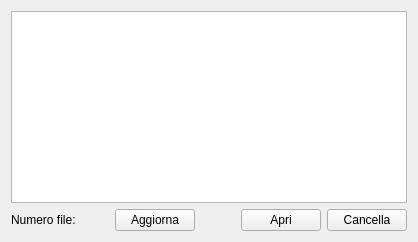
        <widget class="QWidget" name="tab_3">
         <attribute name="title">
          <string>File versione</string>
         </attribute>
         <layout class="QVBoxLayout" name="verticalLayout_6">
          <item>
           <widget class="QListWidget" name="objectsView"/>
          </item>
          <item>
           <layout class="QGridLayout" name="gridLayout_3">
            <item row="1" column="3">
             <spacer name="horizontalSpacer_2">
              <property name="orientation">
               <enum>Qt::Horizontal</enum>
              </property>
              <property name="sizeType">
               <enum>QSizePolicy::Fixed</enum>
              </property>
              <property name="sizeHint" stdset="0">
               <size>
                <width>40</width>
                <height>20</height>
               </size>
              </property>
             </spacer>
            </item>
            <item row="1" column="0">
             <widget class="QLabel" name="filesNum">
              <property name="text">
               <string>Numero file: </string>
              </property>
             </widget>
            </item>
            <item row="1" column="2">
             <widget class="QPushButton" name="pushButton">
              <property name="text">
               <string>Aggiorna</string>
              </property>
             </widget>
            </item>
            <item row="1" column="4">
             <widget class="QPushButton" name="openFileBtn">
              <property name="text">
               <string>Apri</string>
              </property>
             </widget>
            </item>
            <item row="1" column="1">
             <spacer name="horizontalSpacer">
              <property name="orientation">
               <enum>Qt::Horizontal</enum>
              </property>
              <property name="sizeType">
               <enum>QSizePolicy::Fixed</enum>
              </property>
              <property name="sizeHint" stdset="0">
               <size>
                <width>30</width>
                <height>20</height>
               </size>
              </property>
             </spacer>
            </item>
            <item row="1" column="5">
             <widget class="QPushButton" name="pushButton_3">
              <property name="text">
               <string>Cancella</string>
              </property>
             </widget>
            </item>
           </layout>
          </item>
         </layout>
        </widget>
